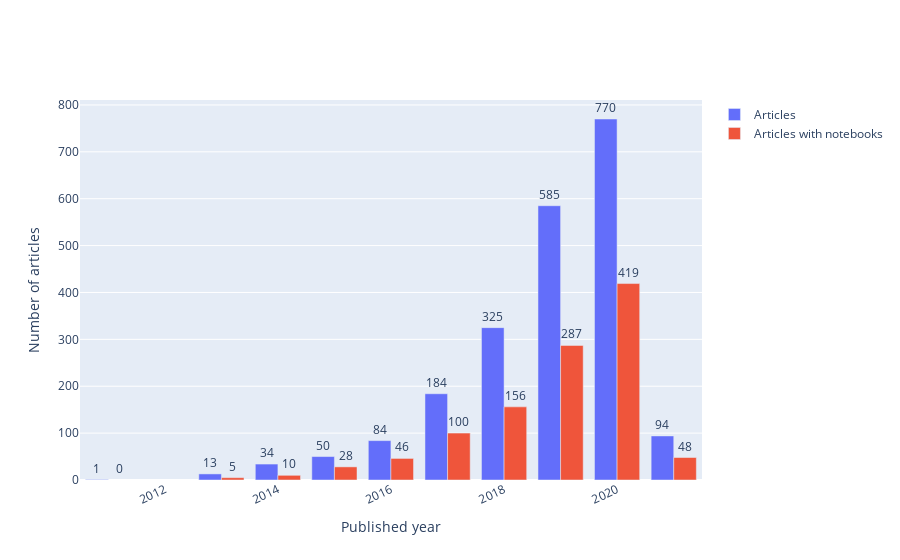

The cell this chart's notebook holds for it:
### Code cell
article_with_without_nb_df = article_with_without_nb_df.head(10)
fig = go.Figure()
fig.add_trace(go.Bar(
    x=article_with_without_nb_df['published_year'],
    y=article_with_without_nb_df['articles_count'],
    name='Articles',
))
fig.add_trace(go.Bar(
    x=article_with_without_nb_df['published_year'],
    y=article_with_without_nb_df['articles_with_notebooks_count'],
    name='Articles with notebooks',
))

filename = 'timeline_articles_with_without_notebooks'
xaxis_title = 'Published year'
yaxis_title = 'Number of articles'
fig.update_traces(texttemplate='%{y:s}', textposition='outside')
fig.update_layout(uniformtext_minsize=4, uniformtext_mode='hide', xaxis_tickangle=-25, xaxis_type='date', xaxis_title = xaxis_title, yaxis_title = yaxis_title)    
fig.write_image(OUTPUT_DIR + '/' + filename + '.pdf', scale=1.0)
fig.show()

### Figure 1 — Plotly figure (JSON) as saved in the notebook; plotly's stock layout.template omitted (floating-point values rounded to 4 significant figures)
{"data": [{"name": "Articles", "textposition": "outside", "texttemplate": "%{y:s}", "type": "bar", "x": ["2020", "2019", "2018", "2017", "2021", "2016", "2015", "2014", "2013", "2011"], "y": [770, 585, 325, 184, 94, 84, 50, 34, 13, 1]}, {"name": "Articles with notebooks", "textposition": "outside", "texttemplate": "%{y:s}", "type": "bar", "x": ["2020", "2019", "2018", "2017", "2021", "2016", "2015", "2014", "2013", "2011"], "y": [419, 287, 156, 100, 48, 46, 28, 10, 5, null]}], "layout": {"autosize": true, "uniformtext": {"minsize": 4, "mode": "hide"}, "xaxis": {"autorange": true, "range": ["2010-07-02 12:00", "2021-07-02 12:00"], "tickangle": -25, "title": {"text": "Published year"}, "type": "date"}, "yaxis": {"autorange": true, "range": [0, 810.5], "title": {"text": "Number of articles"}, "type": "linear"}}}
